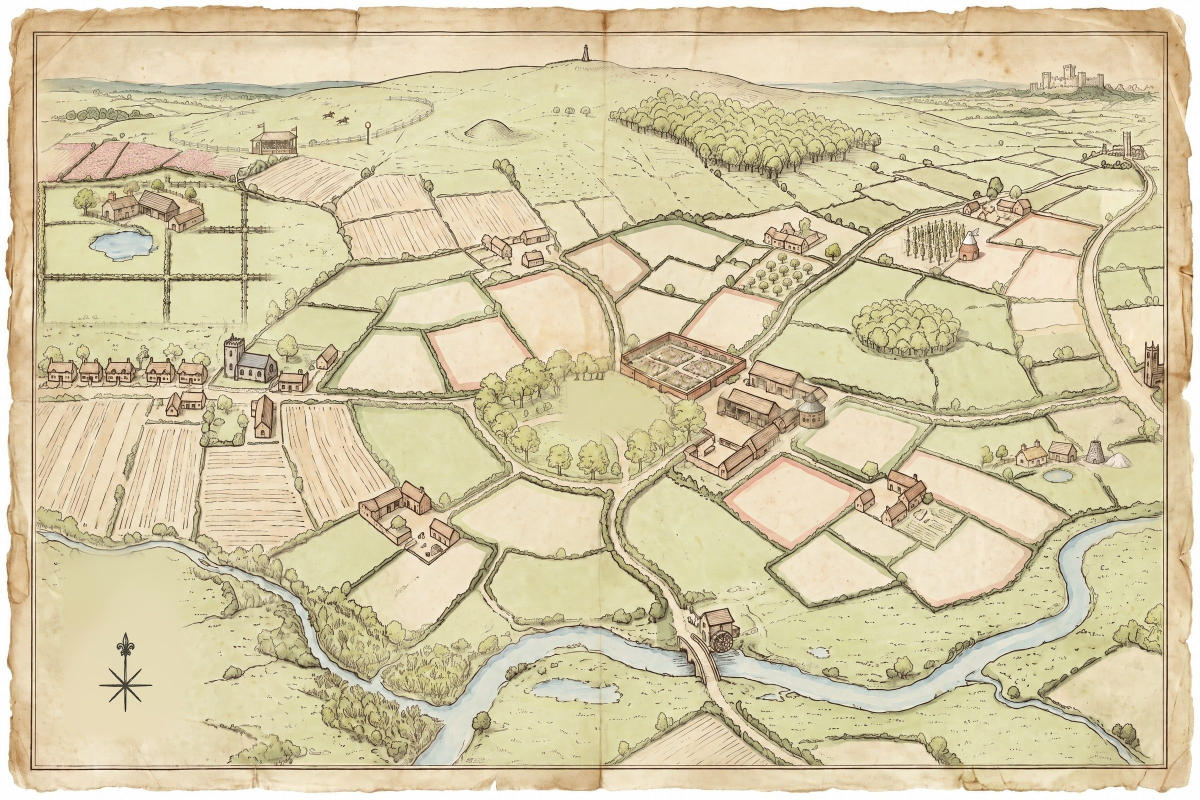
#> input picture tools/plan/base-pr34b.jpg, 2400 x 1600 px (shown at 1/2 size)
$ python dm.py base-pr34b.jpg base-pr34b.jpg out.png
#> lines starting #> are read from the running program, lines starting #| are printed output that depends on the picture
import sys, numpy as np
from PIL import Image, ImageFilter
W,H=2400,1600
def load(n): return Image.open(n).convert('RGB').resize((W,H),Image.LANCZOS)
#> called with n = 'base-pr34b.jpg'
#> returned value is the input picture: PIL image 2400x1600 RGB; mean R, G, B 211.6, 200.3, 165.2
def dmask(a,b,thr=26):
    A=np.asarray(a.filter(ImageFilter.GaussianBlur(3)),dtype=int); B=np.asarray(b.filter(ImageFilter.GaussianBlur(3)),dtype=int)
    return Image.fromarray(((np.abs(A-B).max(axis=2)>thr)*255).astype('uint8')).filter(ImageFilter.MinFilter(5))
if __name__=='__main__':
    a=load(sys.argv[1]); b=load(sys.argv[2]); m=dmask(a,b);
#> after `m = dmask(a, b)`: m: PIL image 2400x1600 L; every value is 0
    v=Image.composite(a, Image.blend(a,Image.new('RGB',(W,H),(0,0,0)),.6), m.filter(ImageFilter.MaxFilter(15))); v.resize((1500,1000)).save(sys.argv[3],quality=80)
#> after `v = Image.composite(a, Image.blend(a, Image.new('RGB', (W, H), (0, 0, `:
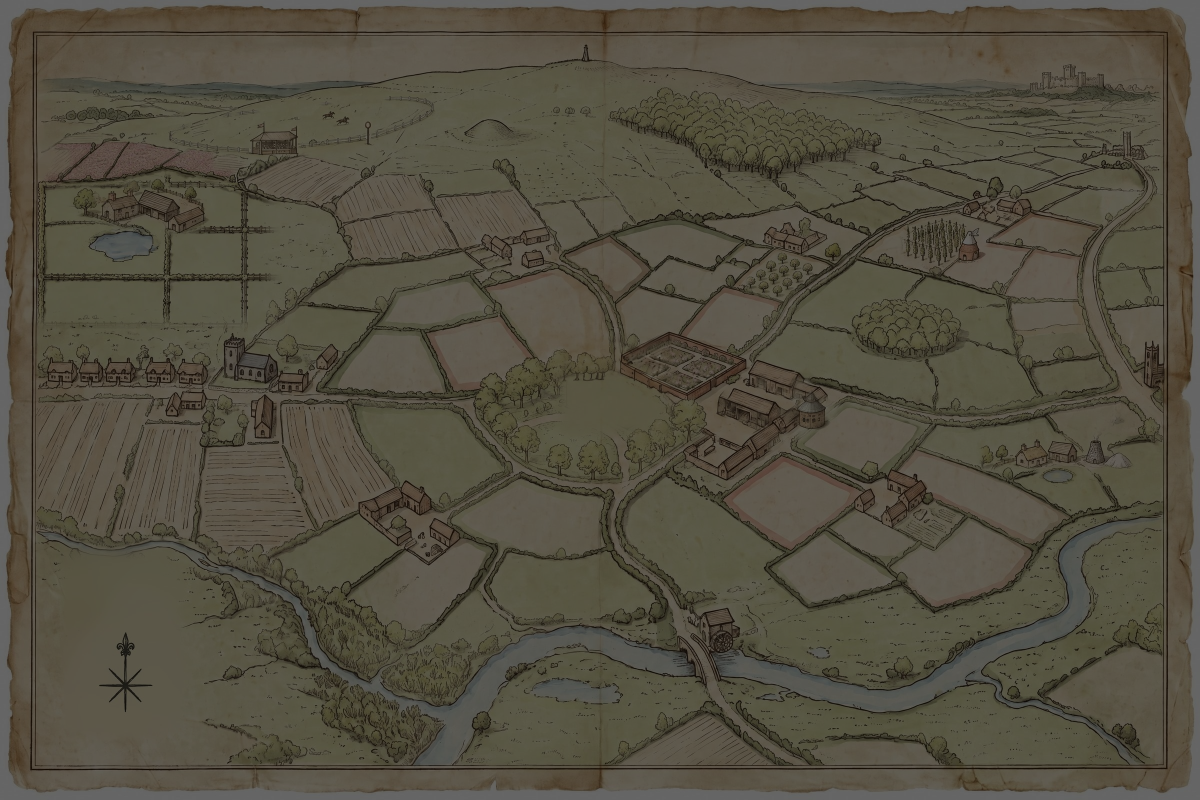
#> v: PIL image 2400x1600 RGB (shown at 1/2 size); mean R, G, B 84.2, 79.7, 65.6
